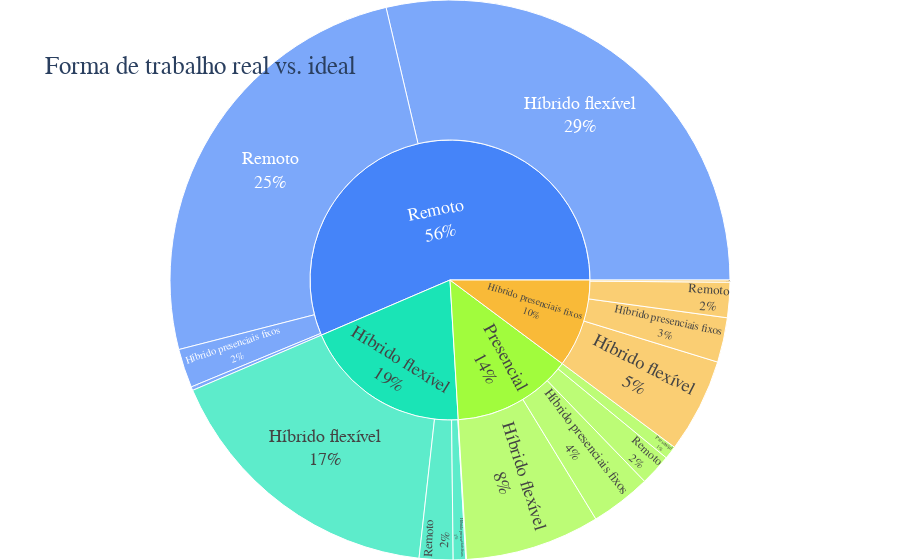

This figure's notebook cell:
### Markdown cell above
O modelo de trabalho prevalecente é o remoto, e o modelo preferido é o híbrido flexível.  
O modelo de trabalho menos desejado é o presencial, independente da forma atual de trabalho.

### Code cell
fig = px.sunburst(df[df["('P2_r ', 'Qual a forma de trabalho ideal para você?')"]!="ignore"], path=["('P2_q ', 'Atualmente qual a sua forma de trabalho?')", "('P2_r ', 'Qual a forma de trabalho ideal para você?')"], color_discrete_sequence=['#4584f9', '#1ae4b6', '#a1fc3d', '#f9ba38', '#e5460a'], title='Forma de trabalho real vs. ideal')
fig.update_traces(textinfo="percent entry+label")
fig.update_layout(margin=dict(t=0, b=0, l=0, r=0),
    font=dict(
        family="Courier New, monospace",
        size=18),
    title={
        'y':0.9,
        'x':0.05,
        'xanchor': 'left',
        'yanchor': 'top'})
fig.show()

### Figure 1 — Plotly figure (JSON) as saved in the notebook; plotly's stock layout.template omitted (floating-point values rounded to 4 significant figures)
{"data": [{"branchvalues": "total", "domain": {"x": [0, 1], "y": [0, 1]}, "hovertemplate": "labels=%{label}<br>count=%{value}<br>parent=%{parent}<br>id=%{id}<extra></extra>", "ids": ["Híbrido flexível/Híbrido flexível", "Híbrido presenciais fixos/Híbrido flexível", "Presencial/Híbrido flexível", "Remoto/Híbrido flexível", "Híbrido flexível/Híbrido presenciais fixos", "Híbrido presenciais fixos/Híbrido presenciais fixos", "Presencial/Híbrido presenciais fixos", "Remoto/Híbrido presenciais fixos", "Híbrido flexível/Presencial", "Híbrido presenciais fixos/Presencial", "Presencial/Presencial", "Remoto/Presencial", "Híbrido flexível/Remoto", "Híbrido presenciais fixos/Remoto", "Presencial/Remoto", "Remoto/Remoto", "Híbrido flexível", "Híbrido presenciais fixos", "Presencial", "Remoto"], "labels": ["Híbrido flexível", "Híbrido flexível", "Híbrido flexível", "Híbrido flexível", "Híbrido presenciais fixos", "Híbrido presenciais fixos", "Híbrido presenciais fixos", "Híbrido presenciais fixos", "Presencial", "Presencial", "Presencial", "Presencial", "Remoto", "Remoto", "Remoto", "Remoto", "Híbrido flexível", "Híbrido presenciais fixos", "Presencial", "Remoto"], "name": "", "parents": ["Híbrido flexível", "Híbrido presenciais fixos", "Presencial", "Remoto", "Híbrido flexível", "Híbrido presenciais fixos", "Presencial", "Remoto", "Híbrido flexível", "Híbrido presenciais fixos", "Presencial", "Remoto", "Híbrido flexível", "Híbrido presenciais fixos", "Presencial", "Remoto", "", "", "", ""], "textinfo": "percent entry+label", "type": "sunburst", "values": [397, 129, 184, 678, 17, 61, 83, 53, 1, 3, 18, 5, 46, 48, 43, 599, 461, 241, 328, 1335]}], "layout": {"font": {"family": "Courier New, monospace", "size": 18}, "legend": {"tracegroupgap": 0}, "margin": {"b": 0, "l": 0, "r": 0, "t": 0}, "sunburstcolorway": ["#4584f9", "#1ae4b6", "#a1fc3d", "#f9ba38", "#e5460a"], "title": {"text": "Forma de trabalho real vs. ideal", "x": 0.05, "xanchor": "left", "y": 0.9, "yanchor": "top"}}}
